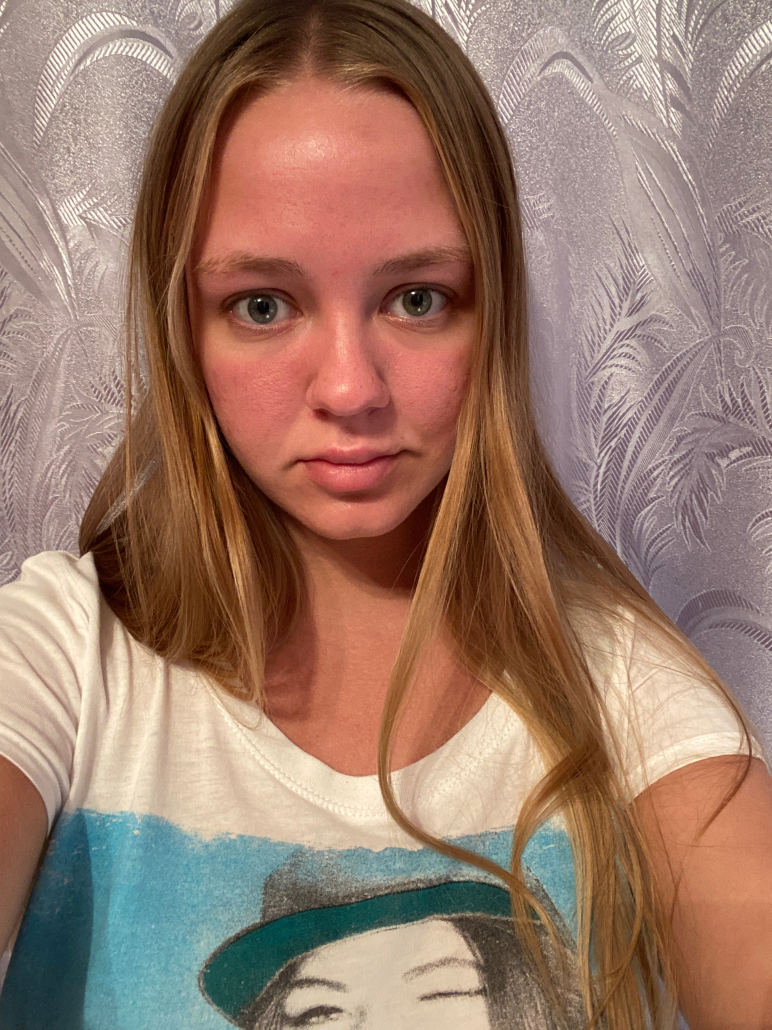
#> input picture src/datatreatment/rgb_test/1.jpg, 2316 x 3088 px, given in place of 1.png, which was not available (shown at 1/3 size)
$ python color_histogram_similarity.py
#> lines starting #> are read from the running program, lines starting #| are printed output that depends on the picture; pictures that were not available may be replaced by others from this repository, and a replacement may not be noted
import cv2
import numpy as np
from sklearn.metrics.pairwise import cosine_similarity
import os


def calculate_color_histogram(image, bins=8):
    """
    Calculate the color histogram of an image.

    Args:
        image (numpy.ndarray): Input image in BGR format.
        bins (int): Number of bins for each channel.

    Returns:
        numpy.ndarray: Flattened color histogram.
    """
    # Convert the image to HSV color space (optional, can use RGB as well)
    hsv_image = cv2.cvtColor(image, cv2.COLOR_BGR2HSV)

    # Calculate the histogram for each channel
    hist_h = cv2.calcHist([hsv_image], [0], None, [bins], [0, 180])  # Hue
    hist_s = cv2.calcHist([hsv_image], [1], None, [bins], [0, 256])  # Saturation
    hist_v = cv2.calcHist([hsv_image], [2], None, [bins], [0, 256])  # Value

    # Normalize the histograms
    hist_h = cv2.normalize(hist_h, hist_h).flatten()
    hist_s = cv2.normalize(hist_s, hist_s).flatten()
    hist_v = cv2.normalize(hist_v, hist_v).flatten()

    # Concatenate the histograms into a single feature vector
    hist = np.hstack([hist_h, hist_s, hist_v])
    return hist


def color_histogram_similarity(image1, image2, bins=8):
    """
    Calculate the color histogram similarity between two images.

    Args:
        image1 (numpy.ndarray): First image in BGR format.
        image2 (numpy.ndarray): Second image in BGR format.
        bins (int): Number of bins for each channel.

    Returns:
        float: Similarity score (higher values indicate greater similarity).
    """
    # Calculate histograms for both images
    hist1 = calculate_color_histogram(image1, bins)
    hist2 = calculate_color_histogram(image2, bins)

    # Compute cosine similarity between the histograms
    similarity = cosine_similarity(hist1.reshape(1, -1), hist2.reshape(1, -1))
    return similarity[0][0]


# Example usage
if __name__ == "__main__":

    # Load two images
    os.chdir("..")
    image1 = cv2.imread("1.png")
#> image1 is the input picture: shape (3088, 2316, 3); mean B, G, R 106.7, 122.4, 153.7
    image2 = cv2.imread("2.png")
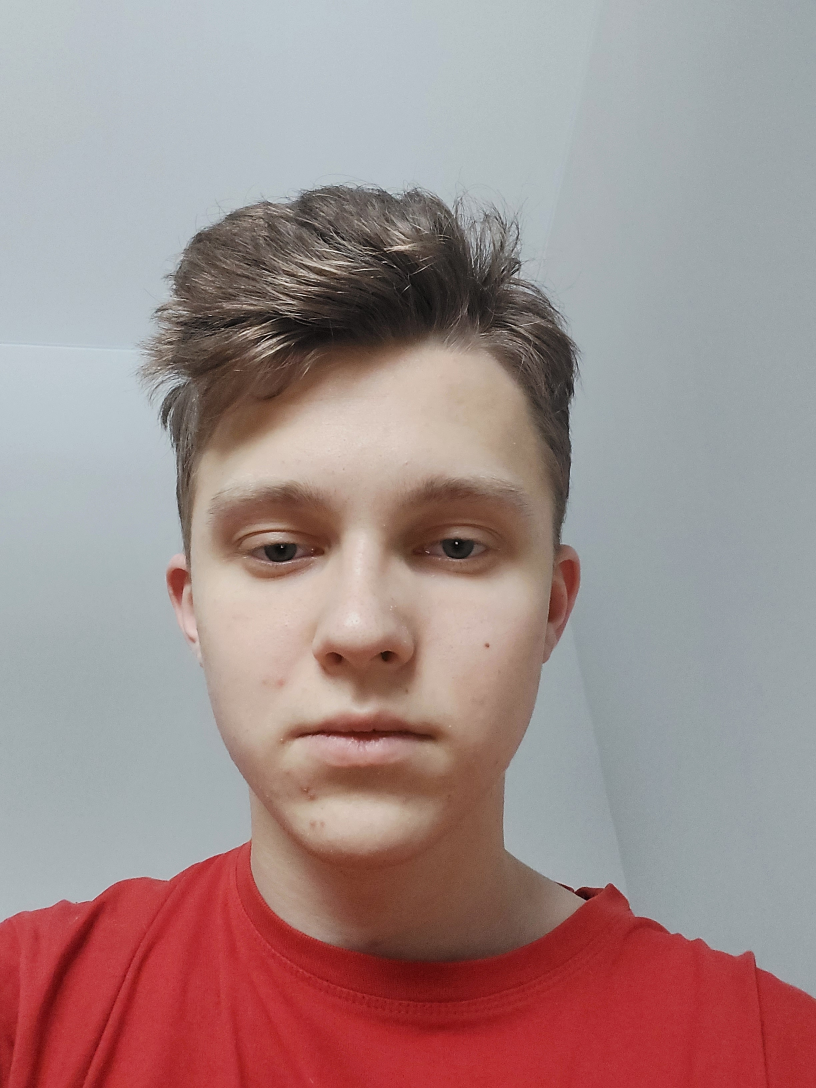
#> input picture src/datatreatment/rgb_test/2.jpg, 2448 x 3264 px, given in place of 2.png, which was not available (shown at 1/3 size)
#> image2 is the input picture: shape (3264, 2448, 3); mean B, G, R 139, 139.9, 161.6
    # Resize images to the same dimensions (optional but recommended)
    image1 = cv2.resize(image1, (256, 256))
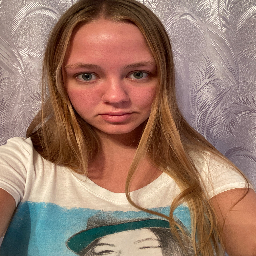
#> image1: shape (256, 256, 3); mean B, G, R 106.6, 122.3, 153.6
    image2 = cv2.resize(image2, (256, 256))
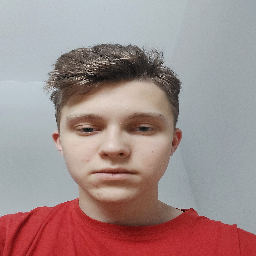
#> image2: shape (256, 256, 3); mean B, G, R 138.9, 139.9, 161.5

    # Calculate color histogram similarity
    similarity_score = color_histogram_similarity(image1, image2)
#> in calculate_color_histogram, `hsv_image = cv2.cvtColor(image, cv2.COLOR_BGR2HSV)`: hsv_image: shape (256, 256, 3); mean H, S, V 32.2, 100.5, 157.8
#> in calculate_color_histogram, `hist_h = cv2.calcHist([hsv_image], [0], None, [bins], [0, 180])`: hist_h = [53208, 604, 151, 1612, 3829, 3, 98, 6031]
#> in calculate_color_histogram, `hist_s = cv2.calcHist([hsv_image], [1], None, [bins], [0, 256])`: hist_s = [9111, 18919, 4123, 6206, 15827, 6331, 2991, 2028]
#> in calculate_color_histogram, `hist_v = cv2.calcHist([hsv_image], [2], None, [bins], [0, 256])`: hist_v = [102, 2258, 6814, 9001, 13007, 15658, 12867, 5829]
#> in calculate_color_histogram, `hist_h = cv2.normalize(hist_h, hist_h).flatten()`: hist_h = [0.991, 0.0112, 0.00281, 0.03, 0.0713, 5.59e-05, 0.00182, 0.112]
#> in calculate_color_histogram, `hist_s = cv2.normalize(hist_s, hist_s).flatten()`: hist_s = [0.322, 0.669, 0.146, 0.219, 0.56, 0.224, 0.106, 0.0717]
#> in calculate_color_histogram, `hist_v = cv2.normalize(hist_v, hist_v).flatten()`: hist_v = [0.00373, 0.0826, 0.249, 0.329, 0.476, 0.573, 0.471, 0.213]
#> in calculate_color_histogram, `hist = np.hstack([hist_h, hist_s, hist_v])`: hist = 24 values, max 0.991 at index 0, min 5.59e-05 at index 5, mean 0.247
#> in color_histogram_similarity, `hist1 = calculate_color_histogram(image1, bins)`: hist1 has the same summary as hist in calculate_color_histogram
#> in calculate_color_histogram (call 2), `hsv_image = cv2.cvtColor(image, cv2.COLOR_BGR2HSV)`: hsv_image: shape (256, 256, 3); mean H, S, V 78.4, 59.4, 168.5
#> in color_histogram_similarity, `hist2 = calculate_color_histogram(image2, bins)`: hist2 = 24 values, max 0.951 at index 8, min 0.000163 at index 2, mean 0.201
#> in color_histogram_similarity, `similarity = cosine_similarity(hist1.reshape(1, -1), hist2.reshape(1, ..`: similarity = [0.654]
#> similarity_score = 0.654
    print(f"Color Histogram Similarity: {similarity_score:.4f}")
#| Color Histogram Similarity: 0.6538
